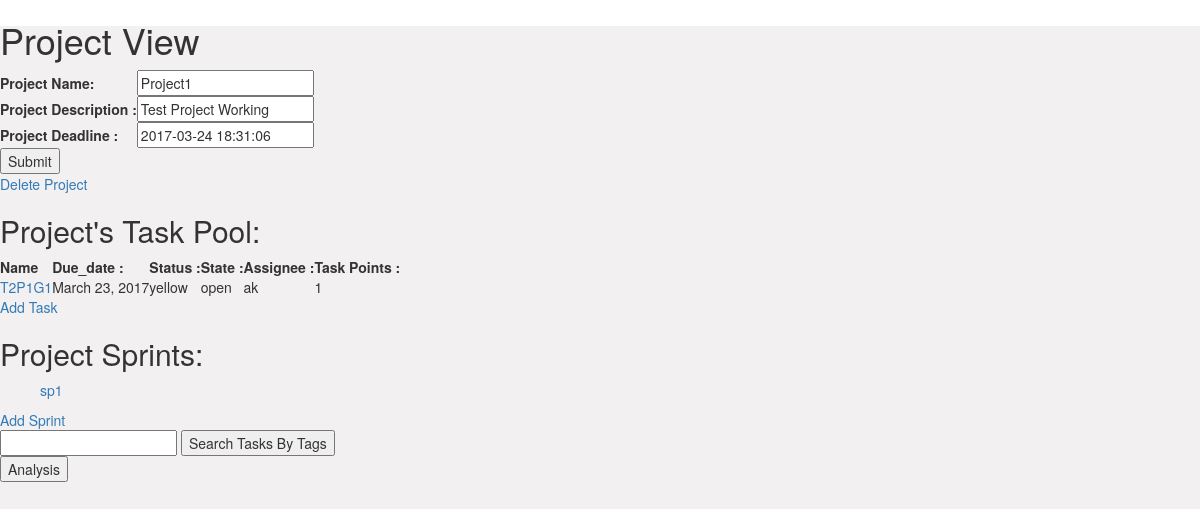
/Tracker/edit_project/10/, run on an earlier commit of the app's database.
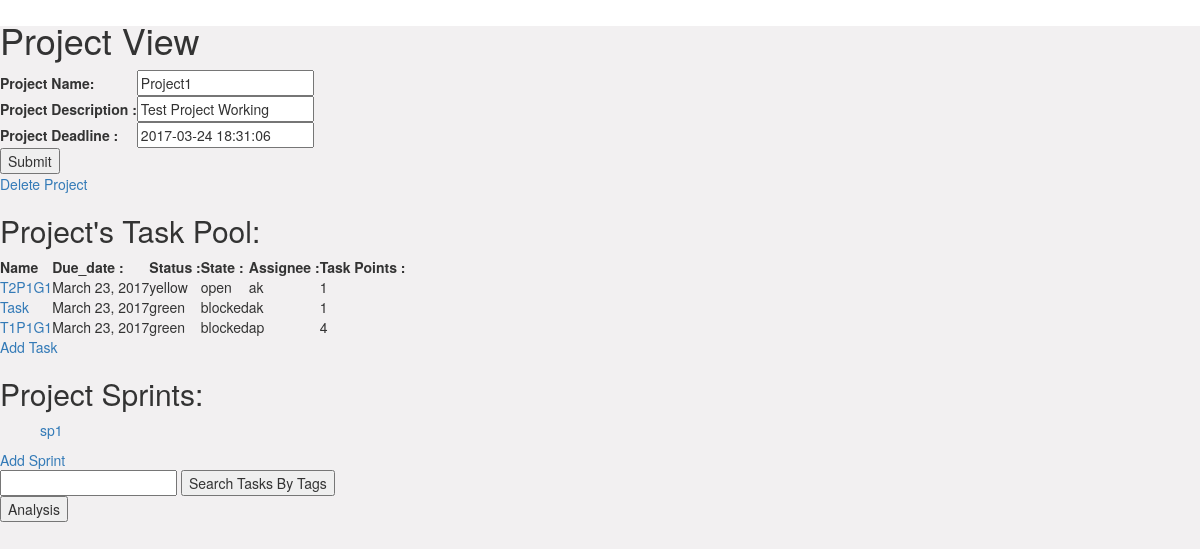
And on a later commit of the database.
### Tracker/models.py (models this page shows, shortened)
class project(models.Model):
    pgroup = models.ForeignKey(group, on_delete=models.CASCADE,verbose_name = "Group")
    pname = models.CharField(max_length=100,verbose_name = "Project Name")
    pdesc = models.CharField(max_length=100,blank=True,verbose_name = "Project Description")
    pcreated = models.DateTimeField(auto_now_add=True,verbose_name = "Create time")
    pdeadline = models.DateTimeField('Dead Line')

class task(models.Model):
    tproject = models.ForeignKey(project, on_delete=models.CASCADE)
    tsprint = models.ForeignKey(sprint, on_delete=models.CASCADE,blank=True,null=True)
    tname = models.CharField(max_length=100)
    desc = models.CharField(max_length=200,blank=True)
    due_date = models.DateField('due date')
    risk = models.CharField(max_length=200,blank=True)
    status = models.CharField(max_length=50,default='yellow',choices=Status_Choices)
    priority = models.CharField(max_length=50,choices=Priority_Choices)
    state = models.CharField(max_length=50, default='open',choices=State_Choices)
    assign =  models.ForeignKey(member, blank=True, null=True)
    remainder = models.CharField(max_length=200,blank=True)
    heading = models.CharField(max_length=200,blank=True)
    dep_task = models.CharField(max_length=100,blank=True)
    tp = models.IntegerField(default=1)
    comp_time = models.DateTimeField(null=True)
    created = models.DateTimeField(auto_now_add=True)
    def __init__(self, *args, **kwargs):
        super(task, self).__init__(*args, **kwargs)
        self.old_state = self.state

class member(models.Model):
    fname = models.CharField(max_length=100,verbose_name = "First Name")
    lname = models.CharField(max_length=100,verbose_name = "Last Name")
    email = models.EmailField(max_length=254,verbose_name = "Email")
    username = models.CharField(max_length=100,verbose_name = "UserName")
    password = models.CharField(max_length=50,verbose_name = "Password")
    mgroup = models.ForeignKey(group, on_delete=models.CASCADE,verbose_name = "Group")
    def __str__(self):
        return self.username

class sprint(models.Model):
    project = models.ForeignKey(project, on_delete=models.CASCADE)
    sname = models.CharField(max_length=100,verbose_name='Sprint Name')
    start_date =models.DateField('start date')
    end_date =models.DateField('end date')
    status = models.CharField(max_length=10,default='Green',choices=Status_Choices)

### Tracker/views/overview_views.py (the view)
# urls.py: url(r'^edit_project/(?P<project_id>[0-9]+)/$',views.edit_project, name='edit_project'),
def edit_project(request,project_id):
    if request.method == 'POST':
        p = get_object_or_404(project,pk=project_id)
        form = NewProject(request.POST,instance=p)
        if form.is_valid():
            form.save()
    else:
        p = get_object_or_404(project,pk=project_id)
        form = NewProject(instance=p)
    return render(request, 'Tracker/edit_project.html', {'project': p,'form': form})

### Tracker/forms.py
class NewProject(ModelForm):
    class Meta:
        model = project
        fields = ['pgroup','pname','pdesc','pdeadline']

### Tracker/models.py (called while the page is built)
    def __str__(self):
        return self.gname

### Tracker/templates/Tracker/edit_project.html (shortened to what this page needs)
{% extends "Tracker/base.html" %}
{% block content %}
		<h1>Project View</h1>
		<form action="{% url 'edit_project' project.id %}" method="post">
			<table>
				<tr>
					<th>Project Name:</th>
					<td>{{form.pname}}</td>
				</tr>
				<tr>
					<th>Project Description :</th>
					<td>  {{form.pdesc}}</td>
				</tr>
                <tr>
					<th>Project Deadline :</th>
					<td>  {{form.pdeadline}}</td>
				</tr>
			</table>
			<input type="submit" value="Submit" />
		</form>
		<a href="{% url 'delete_project' project.id %}" >Delete Project</a>
		<h2>Project's Task Pool:</h2>
		<table>
		<tr>
			<th>Name</th>
			<th>Due_date :</th>
			<th>Status :</th>
			<th>State : </th>
			<th>Assignee :</th>
			<th>Task Points :</th>
		</tr>
	    	{% for task in project.task_set.all %}
    			<tr>
	    			<td><a href= "{% url 'edit_task' task.id %}">{{ task.tname }}</a></td>
	    			<td> {{task.due_date}}</td>
					<td>  {{ task.status }}</td>
					<td> {{ task.state }}</td>
					<td> {{task.assign }}</td>
					<td> {{task.tp}}</td>
				</tr>
    		{% endfor %}
		</table>
		<a href="{% url 'add_task' project.id %}" >Add Task</a>
		<h2>Project Sprints:</h2>
		<list>
			{% for sprint in project.sprint_set.all %}
    			<ul><a href= "{% url 'edit_sprint' sprint.id %}">{{ sprint.sname }}</a></ul>
    		{% endfor %}
    	</list>
		<a href= "{% url 'add_sprint' project.id %}" >Add Sprint</a>
		<form method="POST" action="/Tracker/search_tag/">
			<input type="text" name="textfield">
			<button type="submit">Search Tasks By Tags</button>
		</form>
		<form>
			<button formaction="{% url 'chart' project.id %}">Analysis</button>
		</form>
{% endblock %}

### Tracker/templates/Tracker/base.html (shortened to what this page needs)
{% load static %}
<!DOCTYPE html>
<html>
	<head>
		<link rel="stylesheet" type="text/css" href="{% static 'Tracker/css/bootstrap.min.css' %}" />
	    <link rel="stylesheet" type="text/css" href="{% static 'Tracker/style.css' %}" />
	</head>
	<body>
    	{% block content %}{% endblock %}
	</body>
</html>

### Tracker/static/Tracker/style.css (style rules this page uses)
body { width:100vh; height:100vh; background: white url("images/bg.jpg") center center no-repeat; }

What changed in the data, as far as the page shows it:
added task: tname "Task", due_date "March 23, 2017", status "green", state "blocked", assign "ak", tp "1"
added task: tname "T1P1G1", due_date "March 23, 2017", status "green", state "blocked", assign "ap", tp "4"
